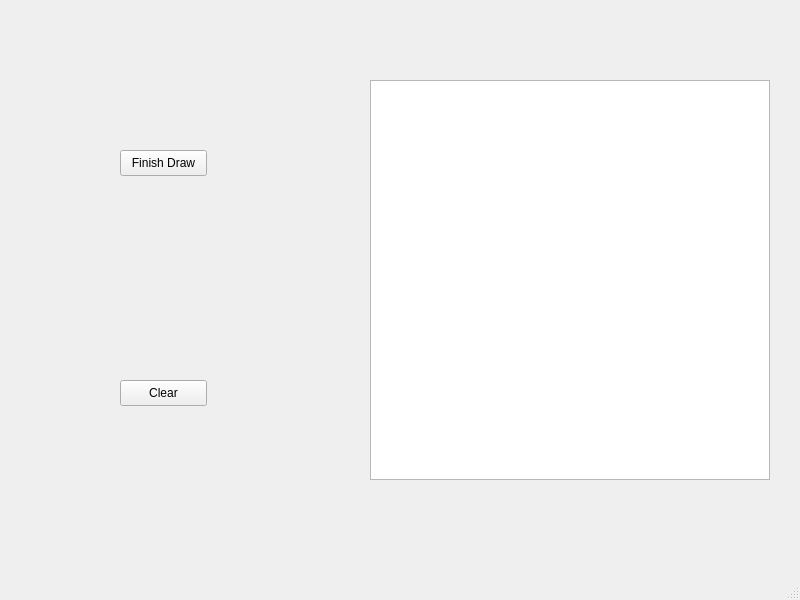
<?xml version="1.0" encoding="UTF-8"?>
<ui version="4.0">
 <class>MainWindow</class>
 <widget class="QMainWindow" name="MainWindow">
  <property name="geometry">
   <rect>
    <x>0</x>
    <y>0</y>
    <width>800</width>
    <height>600</height>
   </rect>
  </property>
  <property name="windowTitle">
   <string>MainWindow</string>
  </property>
  <widget class="QWidget" name="centralwidget">
   <widget class="QPushButton" name="pushButton">
    <property name="geometry">
     <rect>
      <x>120</x>
      <y>150</y>
      <width>87</width>
      <height>26</height>
     </rect>
    </property>
    <property name="text">
     <string>Finish Draw</string>
    </property>
   </widget>
   <widget class="QGraphicsView" name="imagem">
    <property name="geometry">
     <rect>
      <x>370</x>
      <y>80</y>
      <width>400</width>
      <height>400</height>
     </rect>
    </property>
   </widget>
   <widget class="QPushButton" name="pushButton_2">
    <property name="geometry">
     <rect>
      <x>120</x>
      <y>380</y>
      <width>87</width>
      <height>26</height>
     </rect>
    </property>
    <property name="text">
     <string>Clear</string>
    </property>
   </widget>
  </widget>
  <widget class="QMenuBar" name="menubar">
   <property name="geometry">
    <rect>
     <x>0</x>
     <y>0</y>
     <width>800</width>
     <height>23</height>
    </rect>
   </property>
  </widget>
  <widget class="QStatusBar" name="statusbar"/>
 </widget>
 <resources/>
 <connections/>
</ui>
